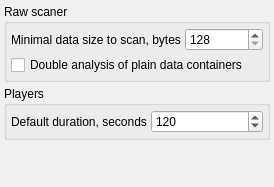
<?xml version="1.0" encoding="UTF-8"?>
<ui version="4.0">
 <class>PluginsOptions</class>
 <widget class="QWidget" name="PluginsOptions">
  <property name="geometry">
   <rect>
    <x>0</x>
    <y>0</y>
    <width>274</width>
    <height>187</height>
   </rect>
  </property>
  <property name="windowTitle">
   <string>Plugins</string>
  </property>
  <layout class="QVBoxLayout">
   <property name="spacing">
    <number>4</number>
   </property>
   <property name="margin">
    <number>4</number>
   </property>
   <item>
    <widget class="QGroupBox" name="rawGroup">
     <property name="title">
      <string>Raw scaner</string>
     </property>
     <layout class="QVBoxLayout">
      <property name="spacing">
       <number>4</number>
      </property>
      <property name="margin">
       <number>4</number>
      </property>
      <item>
       <layout class="QHBoxLayout">
        <property name="spacing">
         <number>4</number>
        </property>
        <property name="margin">
         <number>0</number>
        </property>
        <item>
         <widget class="QLabel" name="rawMinSizeLabel">
          <property name="sizePolicy">
           <sizepolicy hsizetype="Preferred" vsizetype="Preferred">
            <horstretch>0</horstretch>
            <verstretch>0</verstretch>
           </sizepolicy>
          </property>
          <property name="text">
           <string>Minimal data size to scan, bytes</string>
          </property>
         </widget>
        </item>
        <item>
         <widget class="QSpinBox" name="rawMinSizeValue">
          <property name="minimum">
           <number>128</number>
          </property>
          <property name="maximum">
           <number>1024</number>
          </property>
         </widget>
        </item>
       </layout>
      </item>
      <item>
       <widget class="QCheckBox" name="rawPlainDoubleAnalysis">
        <property name="toolTip">
         <string>&lt;b&gt;Warning!&lt;/b&gt; This may cause big amount of duplicates while searching in raw data</string>
        </property>
        <property name="text">
         <string>Double analysis of plain data containers</string>
        </property>
       </widget>
      </item>
     </layout>
    </widget>
   </item>
   <item>
    <widget class="QGroupBox" name="playersGroup">
     <property name="toolTip">
      <string>Duration for modules without timing info</string>
     </property>
     <property name="title">
      <string>Players</string>
     </property>
     <layout class="QVBoxLayout">
      <property name="spacing">
       <number>4</number>
      </property>
      <property name="margin">
       <number>4</number>
      </property>
      <item>
       <layout class="QHBoxLayout">
        <property name="spacing">
         <number>4</number>
        </property>
        <item>
         <widget class="QLabel" name="defaultDurationLabel">
          <property name="minimumSize">
           <size>
            <width>32</width>
            <height>0</height>
           </size>
          </property>
          <property name="text">
           <string>Default duration, seconds</string>
          </property>
         </widget>
        </item>
        <item>
         <widget class="QSpinBox" name="defaultDurationValue">
          <property name="minimum">
           <number>30</number>
          </property>
          <property name="maximum">
           <number>600</number>
          </property>
          <property name="value">
           <number>120</number>
          </property>
         </widget>
        </item>
       </layout>
      </item>
     </layout>
    </widget>
   </item>
   <item>
    <spacer name="verticalSpacer">
     <property name="orientation">
      <enum>Qt::Vertical</enum>
     </property>
     <property name="sizeHint" stdset="0">
      <size>
       <width>0</width>
       <height>0</height>
      </size>
     </property>
    </spacer>
   </item>
  </layout>
 </widget>
 <resources/>
 <connections/>
</ui>
